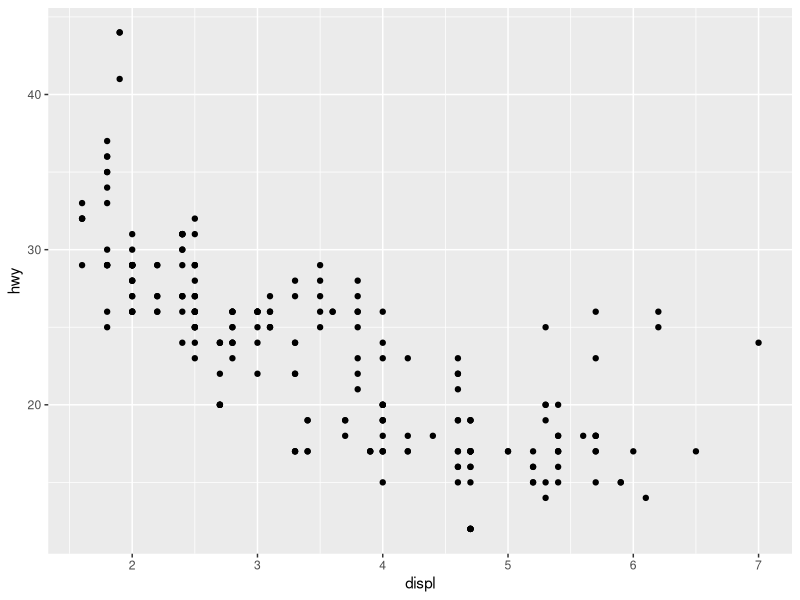
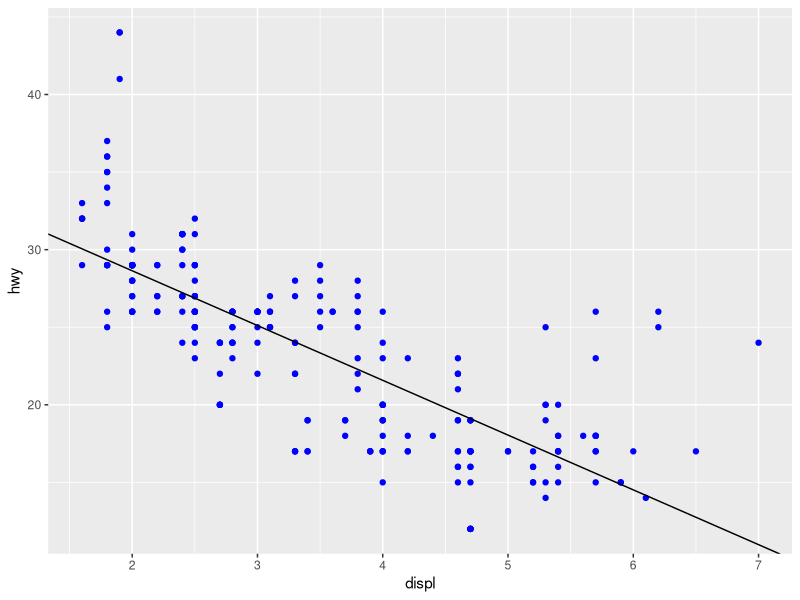
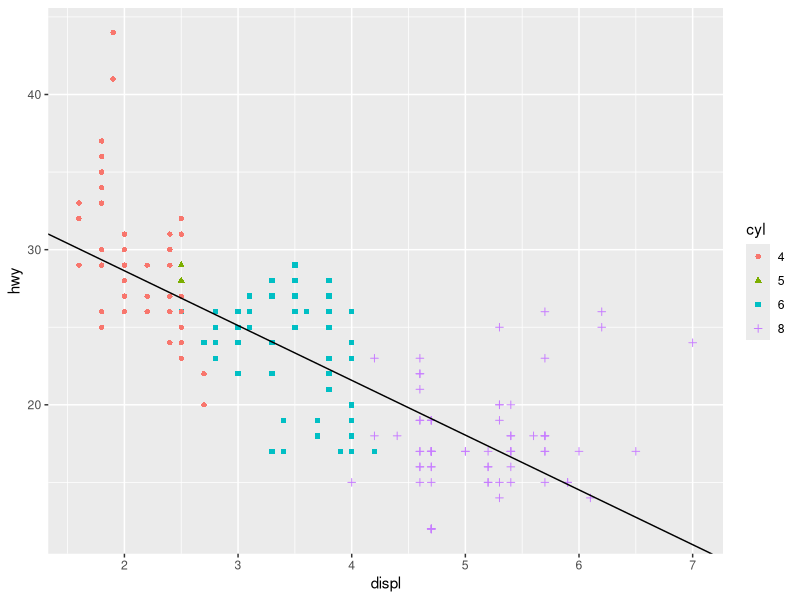

Write R code to recreate these figures, in order.
## ---- chunk 1
knitr::opts_chunk$set(echo = TRUE)
## ---- chunk 2
library(tidyverse)
## ---- chunk 3
f = lm(hwy~displ, data = mpg)
ggplot(data = mpg, mapping = aes(x = displ, y = hwy)) + 
  geom_point()
## ---- chunk 4
ggplot(data = mpg, mapping = aes(x = displ, y = hwy)) + 
  geom_point(color = "blue") +
  geom_abline(slope = f$coef[2], intercept = f$coef[1])
## ---- chunk 5
mpg$cyl = factor(mpg$cyl)
ggplot(data = mpg, mapping = aes(x = displ, y = hwy)) + 
  geom_point(aes(color = cyl, shape = cyl)) +
  geom_abline(slope = f$coef[2], intercept = f$coef[1])
